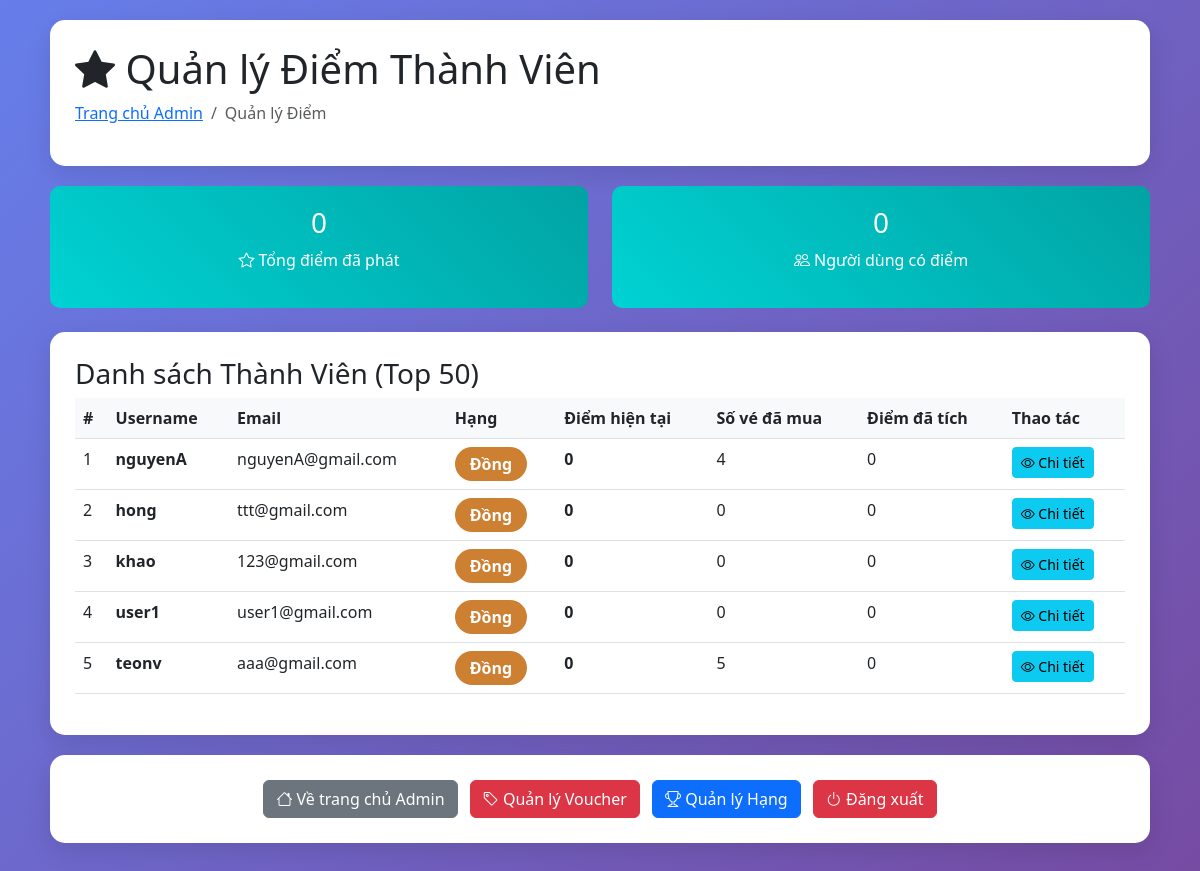
Page /admin_points.php (signed in) on the committed database.
### tables this page shows
CREATE TABLE `users` (
  `id` int(11) NOT NULL,
  `username` varchar(100) NOT NULL,
  `email` varchar(255) NOT NULL,
  `password` varchar(255) NOT NULL,
  `role` enum('customer','admin') DEFAULT 'customer',
  `created_at` timestamp NOT NULL DEFAULT current_timestamp(),
  `member_points` int(11) DEFAULT 0,
  `member_tier_id` int(11) DEFAULT 1,
  `birthday` date DEFAULT NULL,
  `phone` varchar(20) DEFAULT NULL
);

CREATE TABLE `member_tiers` (
  `id` int(11) NOT NULL,
  `name` varchar(50) NOT NULL,
  `min_points` int(11) NOT NULL DEFAULT 0,
  `discount_percent` decimal(5,2) DEFAULT 0.00,
  `color` varchar(20) DEFAULT NULL,
  `benefits` text DEFAULT NULL
);

### admin_points.php (the view, shortened to what this page needs)
<?php
require_once 'config.php';
$selected_user = null;
$stmt = $pdo->query("
    SELECT u.*, mt.name as tier_name, mt.color as tier_color,
           COUNT(b.id) as total_bookings,
           SUM(b.points_earned) as total_earned
    FROM users u
    LEFT JOIN member_tiers mt ON u.member_tier_id = mt.id
    LEFT JOIN bookings b ON u.id = b.user_id
    WHERE u.role = 'customer'
    GROUP BY u.id
    ORDER BY u.member_points DESC
    LIMIT 50
");
$all_users = $stmt->fetchAll(PDO::FETCH_ASSOC);
$stmt = $pdo->query("
    SELECT
        SUM(points) as total_points_given,
        COUNT(DISTINCT user_id) as users_with_points
    FROM point_history
    WHERE type IN ('earn', 'bonus')
");
$overview = $stmt->fetch(PDO::FETCH_ASSOC);
?>
<!DOCTYPE html>
<html>
<head>
    <link href="https://cdn.jsdelivr.net/npm/bootstrap@5.3.0/dist/css/bootstrap.min.css" rel="stylesheet" />
    <link href="https://cdn.jsdelivr.net/npm/bootstrap-icons@1.7.2/font/bootstrap-icons.css" rel="stylesheet">
</head>
<body>
    <div class="container">
        <div class="admin-card">
            <h1><i class="bi bi-star-fill"></i> Quản lý Điểm Thành Viên</h1>
            <nav aria-label="breadcrumb">
                <ol class="breadcrumb">
                    <li class="breadcrumb-item"><a href="admin.php">Trang chủ Admin</a></li>
                    <li class="breadcrumb-item active">Quản lý Điểm</li>
                </ol>
            </nav>
        </div>
        <div class="row mb-4">
            <div class="col-md-6">
                <div class="stats-card">
                    <h3><?php echo number_format($overview['total_points_given'] ?? 0); ?></h3>
                    <p><i class="bi bi-star"></i> Tổng điểm đã phát</p>
                </div>
            </div>
            <div class="col-md-6">
                <div class="stats-card">
                    <h3><?php echo $overview['users_with_points'] ?? 0; ?></h3>
                    <p><i class="bi bi-people"></i> Người dùng có điểm</p>
                </div>
            </div>
        </div>
        <?php if ($selected_user): ?>
            <div class="admin-card">
                <h3>Thông tin: <?php echo $selected_user['username']; ?></h3>
                <div class="row">
                    <div class="col-md-6">
                        <table class="table">
                            <tr>
                                <th>Email:</th>
                                <td><?php echo $selected_user['email']; ?></td>
                            </tr>
                            <tr>
                                <th>Hạng hiện tại:</th>
                                <td>
                                    <span class="tier-badge"
                                        style="background-color: <?php echo $selected_user['tier_color']; ?>">
                                        <?php echo $selected_user['tier_name']; ?>
                                    </span>
                                </td>
                            </tr>
                            <tr>
                                <th>Điểm hiện tại:</th>
                                <td><strong
                                        style="font-size: 1.5em; color: #e50914;"><?php echo number_format($selected_user['member_points']); ?></strong>
                                </td>
                            </tr>
                            <tr>
                                <th>% Giảm giá:</th>
                                <td><strong><?php echo $selected_user['discount_percent']; ?>%</strong></td>
                            </tr>
                        </table>
                    </div>
                    <div class="col-md-6">
                        <table class="table">
                            <tr>
                                <th>Tổng đặt vé:</th>
                                <td><?php echo $user_stats['total_bookings']; ?> lần</td>
                            </tr>
                            <tr>
                                <th>Đã thanh toán:</th>
                                <td><?php echo $user_stats['paid_bookings']; ?> vé</td>
                            </tr>
                            <tr>
                                <th>Tổng chi tiêu:</th>
                                <td><strong><?php echo number_format($user_stats['total_spent'] ?? 0); ?>đ</strong></td>
                            </tr>
                            <tr>
                                <th>Ngày đăng ký:</th>
                                <td><?php echo date('d/m/Y', strtotime($selected_user['created_at'])); ?></td>
                            </tr>
                        </table>
                    </div>
                </div>
                <div class="mt-3">
                    <h5>Điều chỉnh điểm thủ công</h5>
                    <form method="POST" class="row g-3">
                        <input type="hidden" name="action" value="adjust_points">
                        <input type="hidden" name="user_id" value="<?php echo $selected_user['id']; ?>">
                        <div class="col-md-4">
                            <label class="form-label">Số điểm (+ hoặc -)</label>
                            <input type="number" name="points" class="form-control" required placeholder="VD: 100 hoặc -50">
                        </div>
                        <div class="col-md-6">
                            <label class="form-label">Lý do</label>
                            <input type="text" name="description" class="form-control" required
                                placeholder="VD: Thưởng khách hàng thân thiết">
                        </div>
                        <div class="col-md-2">
                            <label class="form-label">&nbsp;</label>
                            <button type="submit" class="btn btn-primary w-100">
                                <i class="bi bi-check-circle"></i> Xác nhận
                            </button>
                        </div>
                    </form>
                </div>
                <div class="mt-4">
                    <h5>Lịch sử điểm</h5>
                    <div class="table-responsive">
                        <table class="table table-sm table-hover">
                            <thead>
                                <tr>
                                    <th>Ngày</th>
                                    <th>Loại</th>
                                    <th>Điểm</th>
                                    <th>Mô tả</th>
                                    <th>Booking ID</th>
                                </tr>
                            </thead>
                            <tbody>
                                <?php foreach ($point_history as $history): ?>
                                    <tr>
                                        <td><?php echo date('d/m/Y H:i', strtotime($history['created_at'])); ?></td>
                                        <td>
                                            <?php
                                            $badge_map = [
                                                'earn' => 'bg-success',
                                                'bonus' => 'bg-primary',
                                                'spend' => 'bg-warning',
                                                'adjust' => 'bg-secondary'
                                            ];
                                            $badge = $badge_map[$history['type']] ?? 'bg-secondary';
                                            ?>
                                            <span class="badge <?php echo $badge; ?>">
                                                <?php
                                                $type_map = ['earn' => 'Tích điểm', 'bonus' => 'Thưởng', 'spend' => 'Tiêu', 'adjust' => 'Điều chỉnh'];
                                                echo $type_map[$history['type']] ?? $history['type'];
                                                ?>
                                            </span>
                                        </td>
                                        <td class="<?php echo $history['points'] > 0 ? 'point-positive' : 'point-negative'; ?>">
                                            <?php echo $history['points'] > 0 ? '+' : ''; ?><?php echo number_format($history['points']); ?>
                                        </td>
                                        <td><?php echo $history['description'] ?? '-'; ?></td>
                                        <td>
                                            <?php if ($history['booking_id']): ?>
                                                <a href="booking_invoice.php?id=<?php echo $history['booking_id']; ?>"
                                                    target="_blank" class="badge bg-info">
                                                    #<?php echo $history['booking_id']; ?>
                                                </a>
                                            <?php else: ?>
                                                -
                                            <?php endif; ?>
                                        </td>
                                    </tr>
                                <?php endforeach; ?>
                            </tbody>
                        </table>
                    </div>
                </div>
                <div class="mt-3">
                    <a href="admin_points.php" class="btn btn-secondary">
                        <i class="bi bi-arrow-left"></i> Quay lại danh sách
                    </a>
                </div>
            </div>
        <?php else: ?>
            <div class="admin-card">
                <h3>Danh sách Thành Viên (Top 50)</h3>
                <div class="table-responsive">
                    <table class="table table-hover">
                        <thead>
                            <tr>
                                <th>#</th>
                                <th>Username</th>
                                <th>Email</th>
                                <th>Hạng</th>
                                <th>Điểm hiện tại</th>
                                <th>Số vé đã mua</th>
                                <th>Điểm đã tích</th>
                                <th>Thao tác</th>
                            </tr>
                        </thead>
                        <tbody>
                            <?php $no = 1;
                            foreach ($all_users as $user): ?>
                                <tr>
                                    <td><?php echo $no++; ?></td>
                                    <td><strong><?php echo $user['username']; ?></strong></td>
                                    <td><?php echo $user['email']; ?></td>
                                    <td>
                                        <span class="tier-badge" style="background-color: <?php echo $user['tier_color']; ?>">
                                            <?php echo $user['tier_name']; ?>
                                        </span>
                                    </td>
                                    <td><strong><?php echo number_format($user['member_points']); ?></strong></td>
                                    <td><?php echo $user['total_bookings']; ?></td>
                                    <td><?php echo number_format($user['total_earned'] ?? 0); ?></td>
                                    <td>
                                        <a href="admin_points.php?user_id=<?php echo $user['id']; ?>"
                                            class="btn btn-sm btn-info">
                                            <i class="bi bi-eye"></i> Chi tiết
                                        </a>
                                    </td>
                                </tr>
                            <?php endforeach; ?>
                        </tbody>
                    </table>
                </div>
            </div>
        <?php endif; ?>
        <div class="admin-card text-center">
            <a href="admin.php" class="btn btn-secondary me-2">
                <i class="bi bi-house"></i> Về trang chủ Admin
            </a>
            <a href="admin_vouchers.php" class="btn btn-danger me-2">
                <i class="bi bi-tag"></i> Quản lý Voucher
            </a>
            <a href="admin_members.php" class="btn btn-primary me-2">
                <i class="bi bi-trophy"></i> Quản lý Hạng
            </a>
            <a href="logout.php" class="btn btn-danger">
                <i class="bi bi-power"></i> Đăng xuất
            </a>
        </div>
    </div>
</body>
</html>

### admin_points.php (style rules this page uses)
body { background: linear-gradient(135deg, #667eea 0%, #764ba2 100%); min-height: 100vh; }
.container { padding: 20px; }
.admin-card { background: white; border-radius: 15px; padding: 25px; box-shadow: 0 8px 25px rgba(0, 0, 0, 0.1); margin-bottom: 20px; }
.stats-card { background: linear-gradient(45deg, #00d2d3, #01a3a4); color: white; text-align: center; padding: 20px; border-radius: 10px; }
.tier-badge { display: inline-block; padding: 5px 15px; border-radius: 20px; color: white; font-weight: bold; }
.table th { background-color: #f8f9fa; }

### rows in the picture
users: username "nguyenA", email "nguyenA@gmail.com", member_tier.name "Đồng", member_points "0", total_bookings "4", total_earned "0"
users: username "hong", email "ttt@gmail.com", member_tier.name "Đồng", member_points "0", total_bookings "0", total_earned "0"
users: username "khao", email "123@gmail.com", member_tier.name "Đồng", member_points "0", total_bookings "0", total_earned "0"
users: username "user1", email "user1@gmail.com", member_tier.name "Đồng", member_points "0", total_bookings "0", total_earned "0"
users: username "teonv", email "aaa@gmail.com", member_tier.name "Đồng", member_points "0", total_bookings "5", total_earned "0"

### other values in the picture
$overview['total_points_given'] "0"
$overview['users_with_points'] "0"
